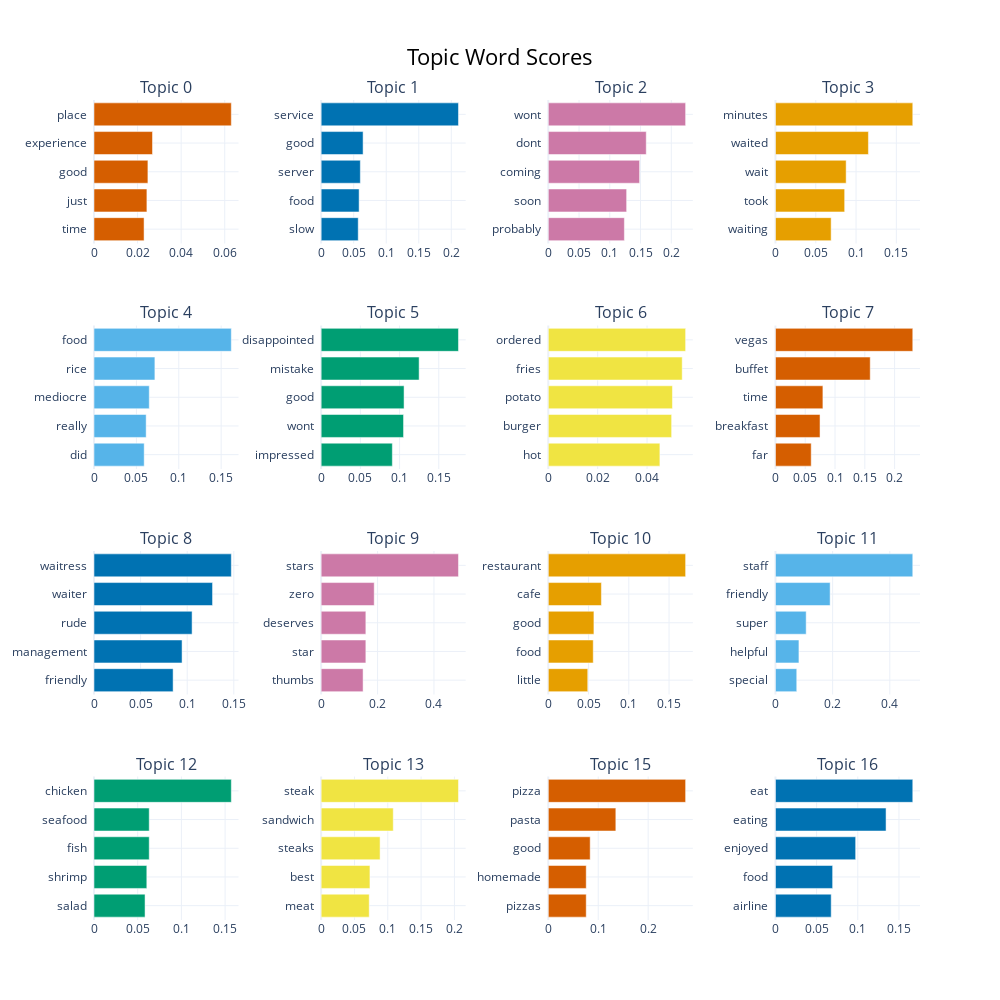

The code cell stored with this chart in its notebook:
### Code cell
model.visualize_barchart(top_n_topics=topics_count)

### Figure 1 — Plotly figure (JSON) as saved in the notebook; plotly's stock layout.template omitted (floating-point values rounded to 4 significant figures)
{"data": [{"marker": {"color": "#D55E00"}, "orientation": "h", "type": "bar", "x": [0.02298, 0.02428, 0.02474, 0.02685, 0.06302], "xaxis": "x", "y": ["time  ", "just  ", "good  ", "experience  ", "place  "], "yaxis": "y"}, {"marker": {"color": "#0072B2"}, "orientation": "h", "type": "bar", "x": [0.05696, 0.05833, 0.06023, 0.06444, 0.211], "xaxis": "x2", "y": ["slow  ", "food  ", "server  ", "good  ", "service  "], "yaxis": "y2"}, {"marker": {"color": "#CC79A7"}, "orientation": "h", "type": "bar", "x": [0.1237, 0.1274, 0.1485, 0.1593, 0.2233], "xaxis": "x3", "y": ["probably  ", "soon  ", "coming  ", "dont  ", "wont  "], "yaxis": "y3"}, {"marker": {"color": "#E69F00"}, "orientation": "h", "type": "bar", "x": [0.0691, 0.08587, 0.08772, 0.1154, 0.1704], "xaxis": "x4", "y": ["waiting  ", "took  ", "wait  ", "waited  ", "minutes  "], "yaxis": "y4"}, {"marker": {"color": "#56B4E9"}, "orientation": "h", "type": "bar", "x": [0.05922, 0.06154, 0.0652, 0.07185, 0.162], "xaxis": "x5", "y": ["did  ", "really  ", "mediocre  ", "rice  ", "food  "], "yaxis": "y5"}, {"marker": {"color": "#009E73"}, "orientation": "h", "type": "bar", "x": [0.09077, 0.1051, 0.1057, 0.1249, 0.1751], "xaxis": "x6", "y": ["impressed  ", "wont  ", "good  ", "mistake  ", "disappointed  "], "yaxis": "y6"}, {"marker": {"color": "#F0E442"}, "orientation": "h", "type": "bar", "x": [0.0452, 0.04995, 0.05028, 0.05424, 0.05562], "xaxis": "x7", "y": ["hot  ", "burger  ", "potato  ", "fries  ", "ordered  "], "yaxis": "y7"}, {"marker": {"color": "#D55E00"}, "orientation": "h", "type": "bar", "x": [0.06002, 0.07482, 0.07964, 0.1591, 0.2305], "xaxis": "x8", "y": ["far  ", "breakfast  ", "time  ", "buffet  ", "vegas  "], "yaxis": "y8"}, {"marker": {"color": "#0072B2"}, "orientation": "h", "type": "bar", "x": [0.08489, 0.09449, 0.1052, 0.1272, 0.1473], "xaxis": "x9", "y": ["friendly  ", "management  ", "rude  ", "waiter  ", "waitress  "], "yaxis": "y9"}, {"marker": {"color": "#CC79A7"}, "orientation": "h", "type": "bar", "x": [0.1486, 0.1585, 0.1585, 0.1881, 0.4868], "xaxis": "x10", "y": ["thumbs  ", "star  ", "deserves  ", "zero  ", "stars  "], "yaxis": "y10"}, {"marker": {"color": "#E69F00"}, "orientation": "h", "type": "bar", "x": [0.04901, 0.05582, 0.05666, 0.06596, 0.1706], "xaxis": "x11", "y": ["little  ", "food  ", "good  ", "cafe  ", "restaurant  "], "yaxis": "y11"}, {"marker": {"color": "#56B4E9"}, "orientation": "h", "type": "bar", "x": [0.07451, 0.08211, 0.1075, 0.1913, 0.4803], "xaxis": "x12", "y": ["special  ", "helpful  ", "super  ", "friendly  ", "staff  "], "yaxis": "y12"}, {"marker": {"color": "#009E73"}, "orientation": "h", "type": "bar", "x": [0.0584, 0.06042, 0.06318, 0.06318, 0.1571], "xaxis": "x13", "y": ["salad  ", "shrimp  ", "fish  ", "seafood  ", "chicken  "], "yaxis": "y13"}, {"marker": {"color": "#F0E442"}, "orientation": "h", "type": "bar", "x": [0.07213, 0.07322, 0.08843, 0.1082, 0.2061], "xaxis": "x14", "y": ["meat  ", "best  ", "steaks  ", "sandwich  ", "steak  "], "yaxis": "y14"}, {"marker": {"color": "#D55E00"}, "orientation": "h", "type": "bar", "x": [0.07595, 0.07595, 0.08388, 0.1352, 0.275], "xaxis": "x15", "y": ["pizzas  ", "homemade  ", "good  ", "pasta  ", "pizza  "], "yaxis": "y15"}, {"marker": {"color": "#0072B2"}, "orientation": "h", "type": "bar", "x": [0.0677, 0.06944, 0.0974, 0.1343, 0.1668], "xaxis": "x16", "y": ["airline  ", "food  ", "enjoyed  ", "eating  ", "eat  "], "yaxis": "y16"}], "layout": {"annotations": [{"font": {"size": 16}, "showarrow": false, "text": "Topic 0", "x": 0.0875, "xanchor": "center", "xref": "paper", "y": 1, "yanchor": "bottom", "yref": "paper"}, {"font": {"size": 16}, "showarrow": false, "text": "Topic 1", "x": 0.3625, "xanchor": "center", "xref": "paper", "y": 1, "yanchor": "bottom", "yref": "paper"}, {"font": {"size": 16}, "showarrow": false, "text": "Topic 2", "x": 0.6375, "xanchor": "center", "xref": "paper", "y": 1, "yanchor": "bottom", "yref": "paper"}, {"font": {"size": 16}, "showarrow": false, "text": "Topic 3", "x": 0.9125, "xanchor": "center", "xref": "paper", "y": 1, "yanchor": "bottom", "yref": "paper"}, {"font": {"size": 16}, "showarrow": false, "text": "Topic 4", "x": 0.0875, "xanchor": "center", "xref": "paper", "y": 0.725, "yanchor": "bottom", "yref": "paper"}, {"font": {"size": 16}, "showarrow": false, "text": "Topic 5", "x": 0.3625, "xanchor": "center", "xref": "paper", "y": 0.725, "yanchor": "bottom", "yref": "paper"}, {"font": {"size": 16}, "showarrow": false, "text": "Topic 6", "x": 0.6375, "xanchor": "center", "xref": "paper", "y": 0.725, "yanchor": "bottom", "yref": "paper"}, {"font": {"size": 16}, "showarrow": false, "text": "Topic 7", "x": 0.9125, "xanchor": "center", "xref": "paper", "y": 0.725, "yanchor": "bottom", "yref": "paper"}, {"font": {"size": 16}, "showarrow": false, "text": "Topic 8", "x": 0.0875, "xanchor": "center", "xref": "paper", "y": 0.45, "yanchor": "bottom", "yref": "paper"}, {"font": {"size": 16}, "showarrow": false, "text": "Topic 9", "x": 0.3625, "xanchor": "center", "xref": "paper", "y": 0.45, "yanchor": "bottom", "yref": "paper"}, {"font": {"size": 16}, "showarrow": false, "text": "Topic 10", "x": 0.6375, "xanchor": "center", "xref": "paper", "y": 0.45, "yanchor": "bottom", "yref": "paper"}, {"font": {"size": 16}, "showarrow": false, "text": "Topic 11", "x": 0.9125, "xanchor": "center", "xref": "paper", "y": 0.45, "yanchor": "bottom", "yref": "paper"}, {"font": {"size": 16}, "showarrow": false, "text": "Topic 12", "x": 0.0875, "xanchor": "center", "xref": "paper", "y": 0.175, "yanchor": "bottom", "yref": "paper"}, {"font": {"size": 16}, "showarrow": false, "text": "Topic 13", "x": 0.3625, "xanchor": "center", "xref": "paper", "y": 0.175, "yanchor": "bottom", "yref": "paper"}, {"font": {"size": 16}, "showarrow": false, "text": "Topic 15", "x": 0.6375, "xanchor": "center", "xref": "paper", "y": 0.175, "yanchor": "bottom", "yref": "paper"}, {"font": {"size": 16}, "showarrow": false, "text": "Topic 16", "x": 0.9125, "xanchor": "center", "xref": "paper", "y": 0.175, "yanchor": "bottom", "yref": "paper"}], "height": 1000, "hoverlabel": {"bgcolor": "white", "font": {"family": "Rockwell", "size": 16}}, "showlegend": false, "title": {"font": {"color": "Black", "size": 22}, "text": "Topic Word Scores", "x": 0.5, "xanchor": "center", "yanchor": "top"}, "width": 1000, "xaxis": {"anchor": "y", "domain": [0, 0.175], "showgrid": true}, "xaxis10": {"anchor": "y10", "domain": [0.275, 0.45], "showgrid": true}, "xaxis11": {"anchor": "y11", "domain": [0.55, 0.725], "showgrid": true}, "xaxis12": {"anchor": "y12", "domain": [0.825, 1], "showgrid": true}, "xaxis13": {"anchor": "y13", "domain": [0, 0.175], "showgrid": true}, "xaxis14": {"anchor": "y14", "domain": [0.275, 0.45], "showgrid": true}, "xaxis15": {"anchor": "y15", "domain": [0.55, 0.725], "showgrid": true}, "xaxis16": {"anchor": "y16", "domain": [0.825, 1], "showgrid": true}, "xaxis2": {"anchor": "y2", "domain": [0.275, 0.45], "showgrid": true}, "xaxis3": {"anchor": "y3", "domain": [0.55, 0.725], "showgrid": true}, "xaxis4": {"anchor": "y4", "domain": [0.825, 1], "showgrid": true}, "xaxis5": {"anchor": "y5", "domain": [0, 0.175], "showgrid": true}, "xaxis6": {"anchor": "y6", "domain": [0.275, 0.45], "showgrid": true}, "xaxis7": {"anchor": "y7", "domain": [0.55, 0.725], "showgrid": true}, "xaxis8": {"anchor": "y8", "domain": [0.825, 1], "showgrid": true}, "xaxis9": {"anchor": "y9", "domain": [0, 0.175], "showgrid": true}, "yaxis": {"anchor": "x", "domain": [0.825, 1], "showgrid": true}, "yaxis10": {"anchor": "x10", "domain": [0.275, 0.45], "showgrid": true}, "yaxis11": {"anchor": "x11", "domain": [0.275, 0.45], "showgrid": true}, "yaxis12": {"anchor": "x12", "domain": [0.275, 0.45], "showgrid": true}, "yaxis13": {"anchor": "x13", "domain": [0, 0.175], "showgrid": true}, "yaxis14": {"anchor": "x14", "domain": [0, 0.175], "showgrid": true}, "yaxis15": {"anchor": "x15", "domain": [0, 0.175], "showgrid": true}, "yaxis16": {"anchor": "x16", "domain": [0, 0.175], "showgrid": true}, "yaxis2": {"anchor": "x2", "domain": [0.825, 1], "showgrid": true}, "yaxis3": {"anchor": "x3", "domain": [0.825, 1], "showgrid": true}, "yaxis4": {"anchor": "x4", "domain": [0.825, 1], "showgrid": true}, "yaxis5": {"anchor": "x5", "domain": [0.55, 0.725], "showgrid": true}, "yaxis6": {"anchor": "x6", "domain": [0.55, 0.725], "showgrid": true}, "yaxis7": {"anchor": "x7", "domain": [0.55, 0.725], "showgrid": true}, "yaxis8": {"anchor": "x8", "domain": [0.55, 0.725], "showgrid": true}, "yaxis9": {"anchor": "x9", "domain": [0.275, 0.45], "showgrid": true}}}
